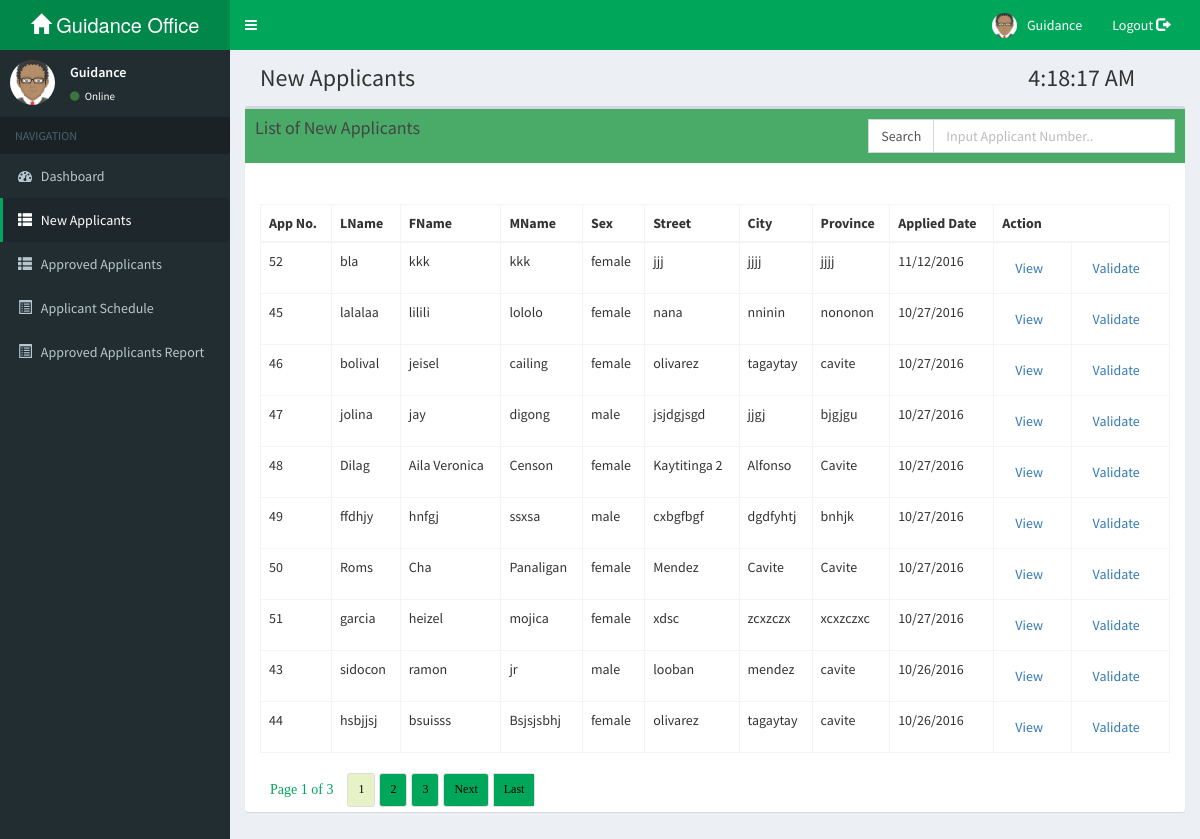
The page /guidance/pages/tblapplicantcopy.php (signed in) on the database its author committed.
### tables this page shows
CREATE TABLE `tblapplicant` (
  `appid` int(10) NOT NULL,
  `shs_id` varchar(30) NOT NULL,
  `lrn_no` varchar(30) NOT NULL,
  `lname` varchar(50) NOT NULL,
  `fname` varchar(50) NOT NULL,
  `mname` varchar(50) NOT NULL,
  `gender` varchar(30) NOT NULL,
  `bday` varchar(30) NOT NULL,
  `age` int(10) NOT NULL,
  `street` varchar(50) NOT NULL,
  `city` varchar(50) NOT NULL,
  `province` varchar(50) NOT NULL,
  `contact` varchar(50) NOT NULL,
  `school` varchar(100) NOT NULL,
  `school_type` varchar(50) NOT NULL,
  `guardian` varchar(50) NOT NULL,
  `gcontact` varchar(50) NOT NULL,
  `date` varchar(50) NOT NULL,
  `status` int(11) NOT NULL
);

### guidance/pages/tblapplicantcopy.php (the view, shortened to what this page needs)
<?php 	include "../templates/templates.php";
        headertemplate('New Applicants | Guidance'); ?>
  <body class="skin-green">
    <div class="wrapper">
      <div class="content-wrapper">
        <section class="content-header">
          <h1 class="col-md-10">
            New Applicants
          </h1>
		  <h1>
          </h1>
        </section>
       <section class="content">
        <div class="box">
            <div class="box-header with-border" style="background-color: #4aab69;">
				<h3 class="box-title">List of New Applicants</h3>
				<div class="input-group pull-right col-md-4">
					   <a class="input-group-addon btn btn-primary">Search</a>
                        <input type="text" name="search_text" id="search_text" placeholder="Input Applicant Number.." class="form-control " />
				</div>
            </div>
            <br/><br/>
			<div class="container-fluid">
				<div class="table-responsive">
				  <table id="applicantrecord" class="table table-bordered table-hover">
					<thead>
						<th>App No.</th>
						<th>LName</th>
						<th>FName</th>
						<th>MName</th>
						<th>Sex</th>
						<th>Street</th>
						<th>City</th>
						<th>Province</th>
						<th>Applied Date</th>
						<th colspan="2">Action</th>
					</thead>
					<tbody>
						<?php
						include("pagination/paging.php");
						$page = (int) (!isset($_GET["page"]) ? 1 : $_GET["page"]);
						$limit = 10;
						$startpoint = ($page * $limit) - $limit;
						$statement = "tblapplicant order by date desc";
						$res=mysqli_query($con,"select * from ".$statement." LIMIT ".$startpoint." , ".$limit."");
						while($row=mysqli_fetch_array($res)){
						?>
							<tr>
								<td><?php echo $row['appid'];?></td>
								<td><?php echo $row['lname'];?></td>
								<td><?php echo $row['fname'];?></td>
								<td><?php echo $row['mname'];?></td>
								<td><?php echo $row['gender'];?></td>
								<td><?php echo $row['street'];?></td>
								<td><?php echo $row['city'];?></td>
								<td><?php echo $row['province'];?></td>
								<td><?php echo $row['date'];?></td>
								<td><a class="btn btn-link" href="applicant_validate.php?opt=view&id=<?php echo $row['appid'];?>">View</a></td>
								<td><a class="btn btn-link" href="applicant_validate.php?opt=val&id=<?php echo $row['appid'];?>">Validate</a></td>
							</tr>
						<?php
						}
						?>
					</tbody>
				  </table>
				</div>
				<?php
					echo "<div id='pagingg' >";
					echo pagination($statement,$limit,$page);
					echo "</div>";
					?>
            </div>
          </div>
       </section>
    </div>
</html>

### rows shown on the page
tblapplicant: appid "52", lname "bla", fname "kkk", mname "kkk", gender "female", street "jjj", city "jjjj", province "jjjj", date "11/12/2016"
tblapplicant: appid "45", lname "lalalaa", fname "lilili", mname "lololo", gender "female", street "nana", city "nninin", province "nononon", date "10/27/2016"
tblapplicant: appid "46", lname "bolival", fname "jeisel", mname "cailing", gender "female", street "olivarez", city "tagaytay", province "cavite", date "10/27/2016"
tblapplicant: appid "47", lname "jolina", fname "jay", mname "digong", gender "male", street "jsjdgjsgd", city "jjgj", province "bjgjgu", date "10/27/2016"
tblapplicant: appid "48", lname "Dilag", fname "Aila Veronica", mname "Censon", gender "female", street "Kaytitinga 2", city "Alfonso", province "Cavite", date "10/27/2016"
tblapplicant: appid "49", lname "ffdhjy", fname "hnfgj", mname "ssxsa", gender "male", street "cxbgfbgf", city "dgdfyhtj", province "bnhjk", date "10/27/2016"
tblapplicant: appid "50", lname "Roms", fname "Cha", mname "Panaligan", gender "female", street "Mendez", city "Cavite", province "Cavite", date "10/27/2016"
tblapplicant: appid "51", lname "garcia", fname "heizel", mname "mojica", gender "female", street "xdsc", city "zcxzczx", province "xcxzczxc", date "10/27/2016"
tblapplicant: appid "43", lname "sidocon", fname "ramon", mname "jr", gender "male", street "looban", city "mendez", province "cavite", date "10/26/2016"
tblapplicant: appid "44", lname "hsbjjsj", fname "bsuisss", mname "Bsjsjsbhj", gender "female", street "olivarez", city "tagaytay", province "cavite", date "10/26/2016"

### other values the page prints
$page "1"
$lastpage "3"
